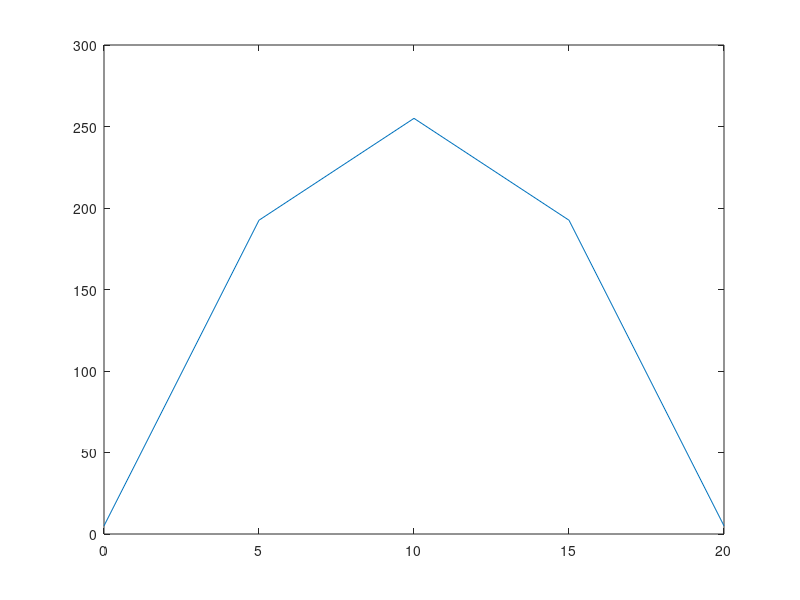

Recreate this plot in MATLAB.
clear all
close all
clc

l = input("Enter number of points: ");
A = zeros(l,l);
for i = 1:l
    for j = 1:l
        if ((i==1)&&(j==1))||((i==l)&&(j==l))
            A(i,j)=1;
        else
            if(i==j)
                A(i,j)=-2;
            elseif((j==i-1)||(j==i+1))&&((i~=1)&&(i~=l))
                A(i,j)=1;
            end

        end
    end
end
delx = zeros(l-1,1);

choice1 = input("Enter 1 for uniform grid size, 2 for non uniform grid size: ");
if choice1 == 1
   val = input("Enter interval value: "); 
   for i = 1:l-1
     delx(i) = val;
   end
else 
   for i = 1:l-1
    delx(i) = input("Enter interval values: ");
   end
end

qdot_k = input("Enter source magnitude by K value: ");
%disp(delx);
lenarr = zeros(l,1);
sum1 = 0;
for i = 1:(l-1)
    lenarr(i) = sum1;
    sum1 = sum1 + delx(i);
end
s = sum(delx);
lenarr(l) = s;
%disp(lenarr);
R = zeros(l,1);

temp_A = input("Enter temp of leftend: ");
temp_B = input("Enter temp of rightend: ");
R(1) = temp_A;
R(l) = temp_B;
for i=2:(l-1)
    R(i) = -qdot_k*(delx(i-1))^2;
end
%disp(R);
Temp = A\R;
%disp(Temp);

figure(1)
plot(lenarr,Temp);